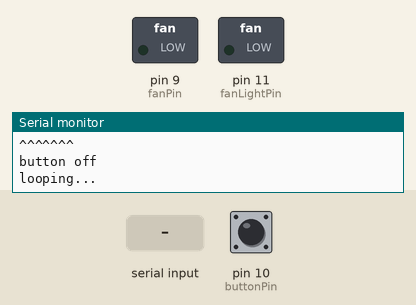
Recording of a program running on a simulated Arduino Uno, built with avr-gcc and run on an emulated ATmega328P. Parts: switched loads named in the program (green lamp = pin HIGH), the last lines printed to the serial monitor. The inputs (shaded band) are chosen by the test bench; at power-on: pin 10 (buttonPin) LOW.

Above: at 1.2 s.
1.3 s: "open" received over Serial
At 3.6 s:
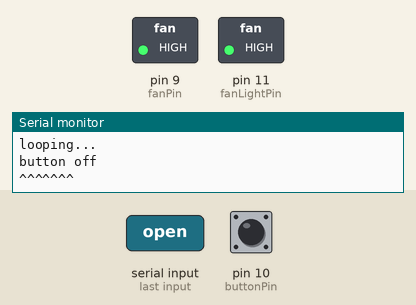
4.0 s: pin 10 (buttonPin) pulled HIGH for 0.15 s
At 4.8 s:
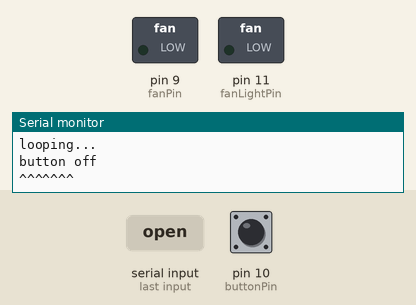
5.6 s: pin 10 (buttonPin) pulled HIGH for 1 s
At 6.4 s:
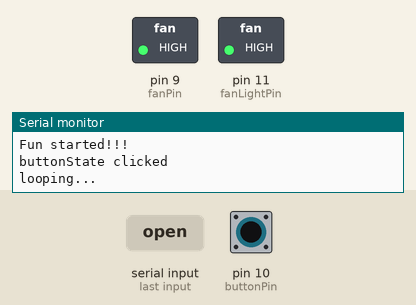
8.1 s: pin 10 (buttonPin) pulled HIGH for 3.2 s
At 9.5 s:
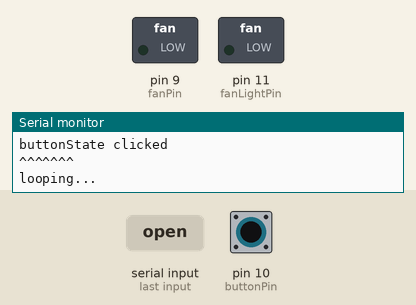
12.8 s: "start" received over Serial
At 15.0 s:
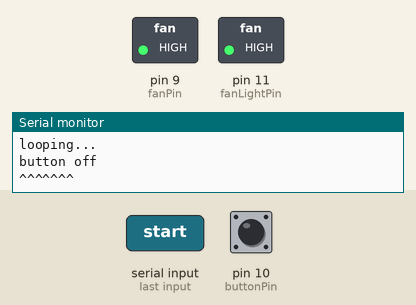
15.5 s: "close" received over Serial
At 16.9 s:
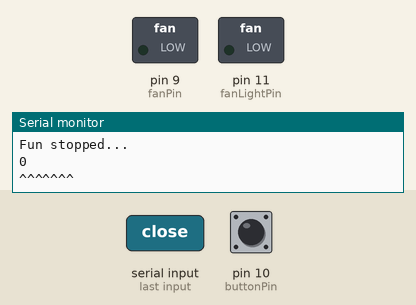
Timing chart, 0 to 18.5 s (numbered marks = the images above; inputs shaded):
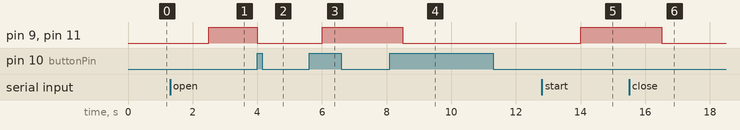

The program:

main.cpp
```cpp
//
// Created by peng on 5/26/21.
//

//#include "test1.h"
//#include "test2.h"
//#include "test3.h"
//#include "sound.h"
//#include "blink.h"
//#include "click_blink.h"
//#include "keyboark.h"
//#include "blink2.h"
#include "fan/fan.h"
//#include "heart.h"
//int main(){
//    loop();
//}
```

fan.h
```cpp
#include "Arduino.h"

const int sensorPin = 6;
const int fanPin = 9;
const int buttonPin = 10;
const int fanLightPin = 11;

int fanSwitch = 0;
int buttonOnClick = 0;
void setup() {
    Serial.begin(9600);
    pinMode(fanPin, OUTPUT);
    pinMode(sensorPin, INPUT);
    pinMode(buttonPin, INPUT);
    pinMode(fanLightPin, OUTPUT);

    analogWrite(fanPin, 0);
}
void startFun() {
    analogWrite(fanPin, 255);
    digitalWrite(fanLightPin, HIGH);
    fanSwitch = 1;
    Serial.println("Fun started!!!");
}
void stopFun() {
    analogWrite(fanPin, 0);
    digitalWrite(fanLightPin, LOW);
    fanSwitch = 0;
    Serial.println("Fun stopped...");
}
void switchFun() {
    fanSwitch == 0 ? startFun() : stopFun();
}

int flag = 0;
void loop() {
    // int a = analogRead(sensorPin);
    //    Serial.println((byte) a);
    //    Serial.println("analogRead: "+String(a));

    int buttonState = digitalRead(buttonPin);
    if (buttonState == HIGH) {
        if (buttonOnClick == 0) {
            switchFun();
            Serial.println("buttonState clicked");
        }
        buttonOnClick = 1;
    } else {
        Serial.println("button off");
        buttonOnClick = 0;
    }

    if (Serial.available() > 0) {
        // 如果串口缓冲区中有可用数据
        String s = Serial.readString();
        //        char receivedChar = (char)Serial.read(); // 读取字符
        // 在这里可以对接收到的数据进行处理
        s.trim();
        Serial.print("Received: ");  // 发送响应消息
        Serial.println(s);
        if (s == "open" || s == "start") {
            startFun();
            Serial.println(255);
        }
        if (s == "close" || s == "stop") {
            stopFun();
            Serial.println(0);
        }
    }

    //    analogWrite(fanPin, 255);
    flag = !flag;
    flag ? Serial.println("looping...") : Serial.println("^^^^^^^ ");
    delay(500);
}
```

test.cpp
```cpp
//
// Created by peng on 5/30/21.
//

//#include "test3.h"
//int main(){
//    loop();
//}
```

Measured:
- after the input at 1.3 s, pin 9 (fanPin), pin 11 (fanLightPin): LOW → HIGH after 1.2 s
- after the input at 4.0 s, pin 9 (fanPin), pin 11 (fanLightPin): HIGH → LOW at once
- after the input at 5.6 s, pin 9 (fanPin), pin 11 (fanLightPin): LOW → HIGH after 0.40 s
- after the input at 8.1 s, pin 9 (fanPin), pin 11 (fanLightPin): HIGH → LOW after 0.40 s
- after the input at 12.8 s, pin 9 (fanPin), pin 11 (fanLightPin): LOW → HIGH after 1.2 s
- after the input at 15.5 s, pin 9 (fanPin), pin 11 (fanLightPin): HIGH → LOW after 1.0 s
